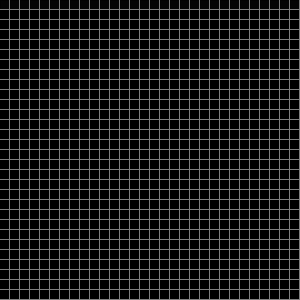
Frame 1 (no input)
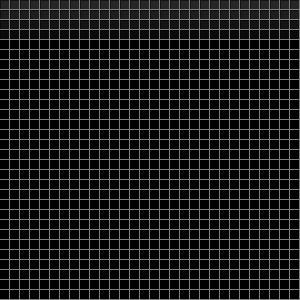
Frame 60 (the mouse pressed at the canvas centre just before this capture)
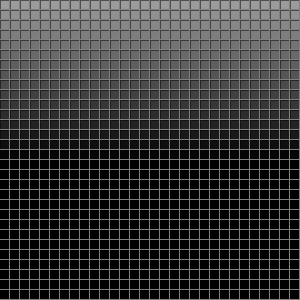
Frame 120 (the mouse held since frame 60 and released just before this capture)

The Processing sketch that drew these frames (run headless with seeded random() and noise(); from frame 60 on, the mouse is pressed at the canvas centre):

// Processing sketch: processing_28499
// ── processing_28499.pde

void setup(){
  size(300,300);
  smooth();
}

void draw () {
  background (255);
  
  float r= mouseY +50 + random (0-70);
  
  for (int x=0; x <= height; x= x+10){
    for (int y=0; y<= height; y= y+10){
      
      strokeWeight (0.5);
      fill(-y +r);
      rect(x,y, 9, 9);
    }
  }
}
